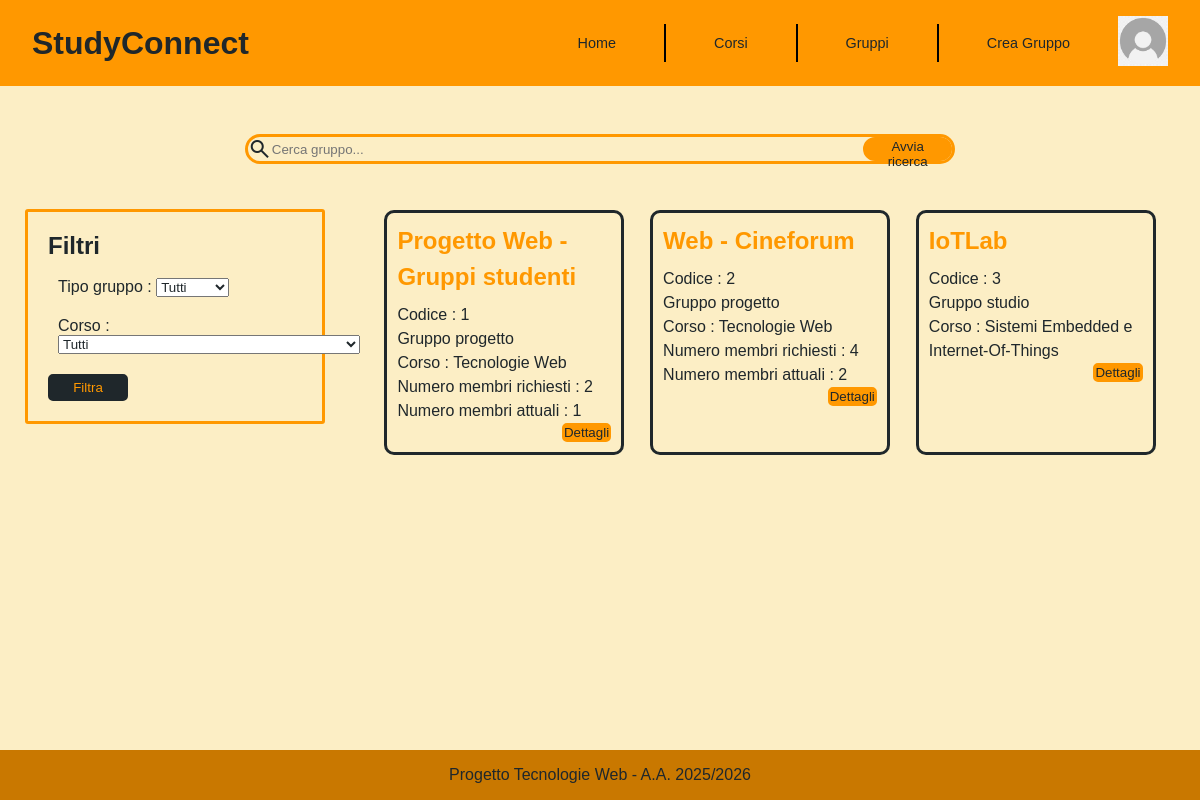
Screenshot of /pages/gruppi.php with the database file from the repository.
### tables this page shows
CREATE TABLE Gruppi(
	Codice INT AUTO_INCREMENT PRIMARY KEY,
    Nome VARCHAR(100) NOT NULL,
    Descrizione MEDIUMTEXT,
    NumeroMembriRichiesti INT,
    NumeroMembriAttuali INT NOT NULL,
    Tipo VARCHAR(10) NOT NULL CHECK (Tipo IN ('Studio', 'Progetto')),
    DataConsegnaProgetto DATE,
    MatricolaCreatore VARCHAR(10) NOT NULL,
    CodiceCorso VARCHAR(5) NOT NULL,
	FOREIGN KEY (MatricolaCreatore) REFERENCES Studenti(Matricola)
		ON DELETE CASCADE
        ON UPDATE NO ACTION,
	FOREIGN KEY (CodiceCorso) REFERENCES Corsi(Codice)
		ON DELETE CASCADE
        ON UPDATE NO ACTION,
    CHECK(NumeroMembriAttuali<=NumeroMembriRichiesti OR NumeroMembriRichiesti=0)
);

CREATE TABLE Corsi(
	Codice VARCHAR(5) PRIMARY KEY,
    Nome VARCHAR(150) NOT NULL,
    Descrizione MEDIUMTEXT,
    CFU INT NOT NULL,
    ProgettoRichiesto BOOL NOT NULL,
    CHECK(length(Codice)=5)
);

### pages/gruppi.php (called while the page is built)
<?php
require_once '../bootstrap.php';
$templateParams["title"] = "Gruppi Studenti - Gruppi";
$templateParams["page"] = "templates/specific/template-gruppi.php";
$templateParams["corsi"] = $dbh->getCorsi();
if(isset($_GET["search-group"]) || (isset($_GET["filter-group-type"]) || isset($_GET["filter-course"]))){
    if(isset($_GET["search-group"])){
        $templateParams["gruppi"] = $dbh->getGruppiPerNome($_GET["search-group"]);
    } else{
        if(isset($_GET["filter-course"])){
            $templateParams["gruppi"] = $dbh->getGruppiPerCorso($_GET["filter-course"]);
        }
        if(isset($_GET["filter-group-type"])){
            $templateParams["gruppi"] = $dbh->getGruppiPerTipo($_GET["filter-group-type"]);
        }
        if(isset($_GET["filter-group-type"]) && isset($_GET["filter-course"])){
            if($_GET["filter-group-type"]=="Tutti" || $_GET["filter-course"]=="Tutti"){
                if($_GET["filter-group-type"]=="Tutti" && $_GET["filter-course"]=="Tutti"){
                    $templateParams["gruppi"] = $dbh->getGruppi();
                } else{
                    if($_GET["filter-group-type"]=="Tutti"){
                        $templateParams["gruppi"] = $dbh->getGruppiPerCorso($_GET["filter-course"]);
                    } else{
                        $templateParams["gruppi"] = $dbh->getGruppiPerTipo($_GET["filter-group-type"]);
                    }
                }
            } else{
                $templateParams["gruppi"] = $dbh->getGruppiPerTipoPerCorso($_GET["filter-group-type"], $_GET["filter-course"]);
            }
        }
    }
} else{
    $templateParams["gruppi"] = $dbh->getGruppi();
}
$templateParams["imgprofilo"] =  "default_profile_icon.png";
require "templates/general/base.php";
?>

### db/database.php (called while the page is built, shortened)
<?php
    class DatabaseHelper{
        private $db;
        public function __construct($servername, $username, $password, $dbname, $port){
            $this->db = new mysqli($servername, $username, $password, $dbname, $port);
        }
        public function getCorsi(){
            $stmt = $this->db->prepare("SELECT * FROM corsi ORDER BY nome");
            $stmt->execute();
            $result = $stmt->get_result();
            return $result->fetch_all(MYSQLI_ASSOC);
        }
        public function getGruppi(){
            $stmt = $this->db->prepare("SELECT Gruppi.Nome, Tipo, NumeroMembriRichiesti, NumeroMembriAttuali, Gruppi.Codice, Corsi.Nome AS NomeCorso
            FROM Gruppi, Corsi WHERE Gruppi.CodiceCorso=Corsi.Codice");
            $stmt->execute();
            $result = $stmt->get_result();
            return $result->fetch_all(MYSQLI_ASSOC);
        }
    }
?>

### bootstrap.php (called while the page is built, shortened)
<?php
require_once("db/database.php");
$dbh = new DatabaseHelper("localhost", "root", "", "Gruppi_Studenti", 3307);
?>

### pages/templates/specific/filtri-gruppi.php (the view, shortened to what this page needs)
<form action="gruppi.php" method="GET" id="groups-form">
    <h2>Filtri</h2>
    <div>
        <label for="filter-group-type">Tipo gruppo :</label>
        <select name="filter-group-type" id="filter-group-type">
            <option value="Tutti">Tutti</option>
        </select>
    </div>
    <div>
        <label for="filter-course">Corso :</label>
        <select name="filter-course" id="filter-course">
            <option value="Tutti">Tutti</option>
        </select>
    </div>
    <button type="submit">Filtra</a>
</form>

### pages/templates/specific/template-gruppi.php (shortened to what this page needs)
<main class="groups-main">
    <div class="top-bar">
        <form action="gruppi.php" method="GET" class="search-bar-form">
            <span class="material-symbols-outlined">search</span>
            <input type="text" id="search-group" name="search-group" placeholder="Cerca gruppo...">
            <button type="submit">Avvia ricerca</button>
        </form>
    </div>
    <section class="groups-container">
        <ul class="groups-list">
            <?php foreach($templateParams["gruppi"] as $gruppo):?>
            <li class="group">
                <h2><?php echo $gruppo["Nome"]; ?></h2>
                <p>Codice : <?php echo $gruppo["Codice"];?></p>
                <p>
                <?php
                    if($gruppo["Tipo"]=="Studio"):
                        echo "Gruppo studio";
                    else :
                        echo "Gruppo progetto";
                    endif
                ?>
                </p>
                <p>Corso : <?php echo $gruppo["NomeCorso"]?></p>
                <?php
                    if($gruppo["NumeroMembriRichiesti"]!=0):
                        if($gruppo["NumeroMembriAttuali"]==$gruppo["NumeroMembriRichiesti"]):
                            ?> <p>Gruppo pieno (non ci sono posti liberi)</p>
                        <?php
                        else : ?>
                            <p>Numero membri richiesti : <?php echo $gruppo["NumeroMembriRichiesti"];?></p>
                            <p>Numero membri attuali : <?php echo $gruppo["NumeroMembriAttuali"];?></p>
                        <?php endif; ?>
                <?php endif; ?>
                <form action="visualizzazione-gruppo.php" method="GET">
                    <input type="submit" value="Dettagli">
                </form>
            </li>
            <?php endforeach; ?>
        </ul>
    </section>
    <aside class="groups-aside" id="groups-aside">
        <?php require('filtri-gruppi.php'); ?>
    </aside>
</main>

### css/style.css (style rules this page uses)
* { margin: 0; padding: 0; box-sizing: border-box; color: #1F272B; font-family: Verdana, Geneva, Tahoma, sans-serif; }
html, body { height: 100% ; }
body { display: flex; flex-direction: column; padding-bottom: 60px; }
main { flex: 1; background-color: #FCEEC5; }
@media (min-width: 992px) { body { padding-bottom: 0; } }
.courses-main, .groups-main { width: 100%; padding-top: 20px; padding-bottom: 40px; }
.courses-container, .groups-container { width: 100%; height: 100%; margin: 0; }
.courses-list, .groups-list { display: flex; flex-direction: column; justify-content: center; align-items: stretch; width: 70%; margin-left: 15%; margin-right: 15%; column-gap: 10px; list-style: none; }
.search-bar-form { display: flex; flex-direction: row; justify-content: space-between; width: 60%; height: 30px; margin: 20px 20%; border-style: solid; border-color: #FF9800; border-radius: 15px; }
.search-bar-form input { background-color: #FCEEC5; border: none; outline: none; width: 70%; }
.search-bar-form button { background-color: #FF9800; color: #1F272B; border-style: solid; border-radius: 15px; border-color: #FF9800; cursor: pointer; padding: 0 5px; }
.groups-main, .single-group-main { display: flex; flex-direction: column; justify-content: center; }
.groups-main .top-bar { order: 1; }
.groups-container { order: 3; }
.group { line-height: 1.5; border-style: solid; border-color: #1F272B; border-radius: 10px; padding: 10px; margin: 8px; }
.group h2 { color: #FF9800; margin-bottom: 8px; }
.group form input { background-color: #FF9800; border-style: solid; border-color: #FF9800; border-radius: 5px; text-decoration: none; float: right; }
.groups-aside { order: 2; display: flex; width: 80%; margin: 30px 10%; padding: 20px; border-style: solid; border-color: #FF9800; border-radius: 3px; justify-content: center; }
.groups-aside form { display: flex; flex-direction: column; justify-content: center; }
.groups-aside h2 { margin-bottom: 8px; }
.groups-aside form div { display: block; padding: 2px; margin: 8px; }
.groups-aside form button { background-color: #1F272B; color: #FF9800; border-style: solid; border-color: #1F272B; border-radius: 5px; justify-content: center; margin-top: 10px; padding: 4px; width: 80px; }
.groups-aside { display: none; }
.groups-main .top-bar { display: flex; flex-direction: row; justify-content: space-between; align-items: center; margin: 8px; }
.groups-main .search-bar-form input { width: 50%; }
@media screen and (min-width:768px) { .groups-main { display: inline-block; } }
@media screen and (min-width:768px) { .groups-main .top-bar .search-bar-form { order: 1; display: flex; flex-direction: row; justify-content: space-between; } }
@media screen and (min-width:768px) { .search-bar-form input, .groups-main .search-bar-form input { width: 85%; } }
@media screen and (min-width:768px) { .groups-container { width: 70%; padding: 0 10px; margin: 10px; float: right; } }
@media screen and (min-width:768px) { .groups-list { display: grid; grid-template-columns: repeat(3, 1fr); width: 96%; margin: 0 2%; list-style: none; } }
@media screen and (min-width:768px) { .groups-aside { display: block; width: 25%; margin: 25px; padding: 20px; border-style: solid; border-color: #FF9800; border-radius: 3px; } }
@media screen and (min-width:768px) { .groups-aside form { display: flex; flex-direction: column; justify-content: space-evenly; } }
@media screen and (min-width:768px) { .groups-aside h2 { margin-bottom: 8px; } }
@media screen and (min-width:768px) { .groups-aside form div { display: block; padding: 2px; margin: 8px; } }
@media screen and (min-width:768px) { .groups-aside form button { background-color: #1F272B; color: #FF9800; border-style: solid; border-color: #1F272B; border-radius: 5px; justify-content: center; margin-top: 10px; padding: 4px; width: 80px; } }

### rows the page displays
gruppi: Nome "Progetto Web - Gruppi studenti", Codice "1", Tipo "Gruppo progetto", CodiceCorso.Nome "Tecnologie Web", NumeroMembriRichiesti "2", NumeroMembriAttuali "1"
gruppi: Nome "Web - Cineforum", Codice "2", Tipo "Gruppo progetto", CodiceCorso.Nome "Tecnologie Web", NumeroMembriRichiesti "4", NumeroMembriAttuali "2"
gruppi: Nome "IoTLab", Codice "3", Tipo "Gruppo studio", CodiceCorso.Nome "Sistemi Embedded e Internet-Of-Things"
